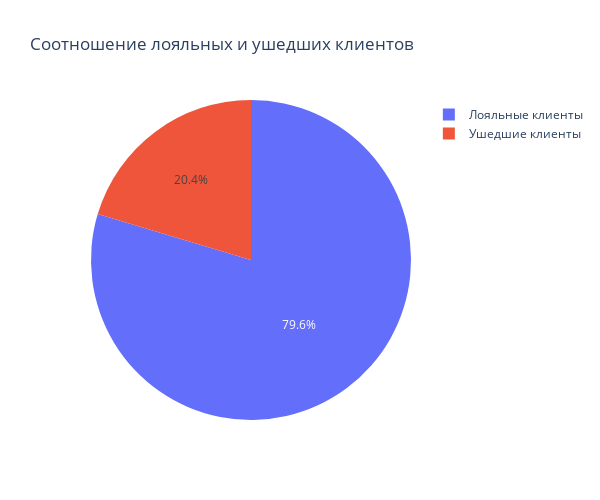

The cell this chart's notebook holds for it:
### Markdown cell above
--------------------------------------------------------------------------------------------------------------------------------------------------------------
# **Задание 9.1** # 

Каково соотношение ушедших и лояльных клиентов? Покажите это на графике и дайте комментарий по соотношению.

### Code cell
fig = px.pie(churn_data, 
             values=churn_data['Exited'].value_counts(), 
             names=['Лояльные клиенты', 'Ушедшие клиенты'],
             title='Соотношение лояльных и ушедших клиентов',
             height=500,
             width=600
             )
fig.show()

### Figure 1 — Plotly figure (JSON) as saved in the notebook; plotly's stock layout.template omitted (floating-point values rounded to 4 significant figures)
{"data": [{"domain": {"x": [0, 1], "y": [0, 1]}, "hovertemplate": "label=%{label}<br>value=%{value}<extra></extra>", "labels": ["Лояльные клиенты", "Ушедшие клиенты"], "legendgroup": "", "name": "", "showlegend": true, "type": "pie", "values": [7963, 2037]}], "layout": {"height": 500, "legend": {"tracegroupgap": 0}, "title": {"text": "Соотношение лояльных и ушедших клиентов"}, "width": 600}}
